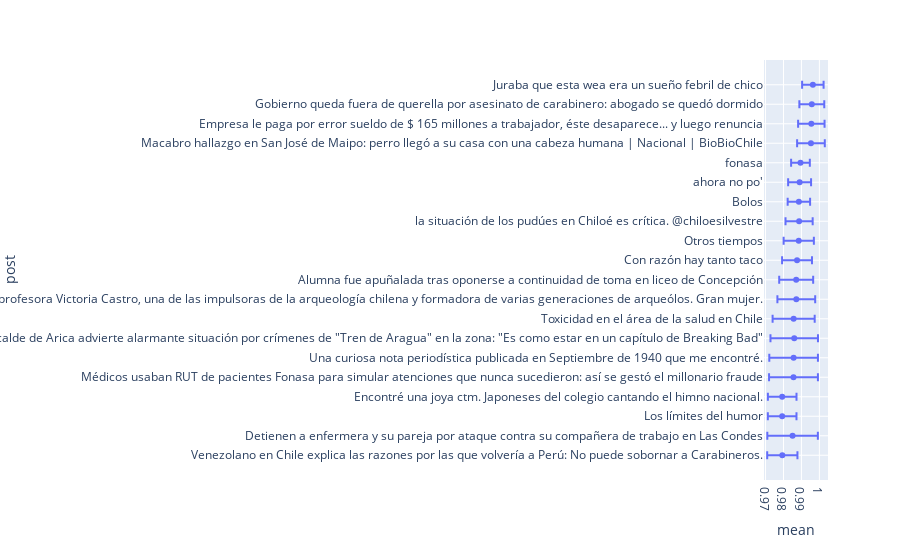

The code cell stored with this chart in its notebook:
### Code cell
r_order = order[::-1][-20:]
data_dic = {
    'mean': posterior_mean[r_order],
    'std_err': std_err[r_order],
    'post': ordered_post[::-1]
}
df = pd.DataFrame(data=data_dic)
fig = px.scatter(df, x="mean", y="post", error_x="std_err")
fig.show()

### Figure 1 — Plotly figure (JSON) as saved in the notebook; plotly's stock layout.template omitted (floating-point values rounded to 4 significant figures)
{"data": [{"error_x": {"array": [0.008422, 0.01408, 0.007976, 0.007967, 0.01361, 0.01354, 0.01323, 0.01172, 0.01053, 0.00946, 0.008324, 0.008423, 0.007561, 0.006242, 0.006388, 0.005212, 0.00771, 0.007366, 0.006933, 0.005978]}, "hovertemplate": "mean=%{x}<br>post=%{y}<extra></extra>", "legendgroup": "", "marker": {"color": "#636efa", "symbol": "circle"}, "mode": "markers", "name": "", "orientation": "h", "showlegend": false, "type": "scatter", "x": [0.9794, 0.9851, 0.9793, 0.9793, 0.9856, 0.9856, 0.986, 0.9857, 0.9871, 0.9871, 0.9876, 0.9885, 0.9887, 0.9886, 0.989, 0.9895, 0.9953, 0.9955, 0.9958, 0.9964], "xaxis": "x", "y": ["Venezolano en Chile explica las razones por las que volvería a Perú: No puede sobornar a Carabineros.", "Detienen a enfermera y su pareja por ataque contra su compañera de trabajo en Las Condes", "Los límites del humor", "Encontré una joya ctm. Japoneses del colegio cantando el himno nacional.", "Médicos usaban RUT de pacientes Fonasa para simular atenciones que nunca sucedieron: así se gestó el millonario fraude", "Una curiosa nota periodística publicada en Septiembre de 1940 que me encontré.", "Alcalde de Arica advierte alarmante situación por crímenes de \"Tren de Aragua\" en la zona: \"Es como estar en un capítulo de Breaking Bad\"", "Toxicidad en el área de la salud en Chile", "Hoy falleció la profesora Victoria Castro, una de las impulsoras de la arqueología chilena y formadora de varias generaciones de arqueólos. Gran mujer.", "Alumna fue apuñalada tras oponerse a continuidad de toma en liceo de Concepción", "Con razón hay tanto taco", "Otros tiempos", "la situación de los pudúes en Chiloé es crítica. @chiloesilvestre", "Bolos", "ahora no po'", "fonasa", "Macabro hallazgo en San José de Maipo: perro llegó a su casa con una cabeza humana | Nacional | BioBioChile", "Empresa le paga por error sueldo de $ 165 millones a trabajador, éste desaparece... y luego renuncia", "Gobierno queda fuera de querella por asesinato de carabinero: abogado se quedó dormido", "Juraba que esta wea era un sueño febril de chico"], "yaxis": "y"}], "layout": {"autosize": true, "legend": {"tracegroupgap": 0}, "margin": {"t": 60}, "xaxis": {"anchor": "y", "autorange": true, "domain": [0, 1], "range": [0.9692, 1.005], "title": {"text": "mean"}, "type": "linear"}, "yaxis": {"anchor": "x", "autorange": true, "domain": [0, 1], "range": [-1.471, 20.47], "title": {"text": "post"}, "type": "category"}}}
